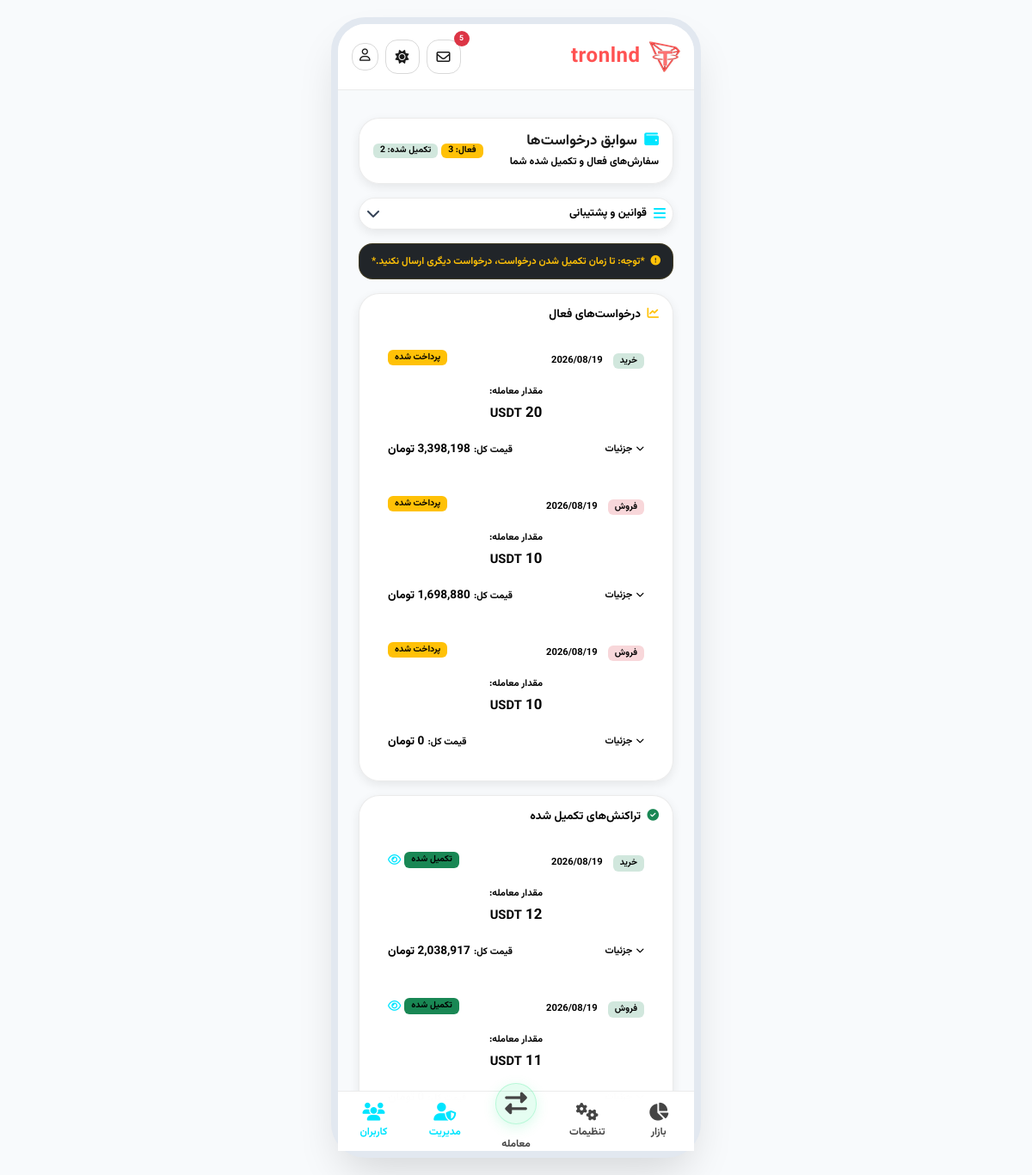
The page /transactions/history/ (signed in) on the database its author committed.
### transactions/models.py (models this page shows, shortened)
class Transaction(models.Model):
    BUY = 'BUY'
    SELL = 'SELL'
    TYPE_CHOICES = [
        (BUY, 'خرید'),
        (SELL, 'فروش'),
    ]
    STATUS_CHOICES = [
        ('paid', 'پرداخت شده'),
        ('rejected', 'رد شد'),
        ('completed', 'انجام شد'),
    ]
    user = models.ForeignKey(
        settings.AUTH_USER_MODEL,
        on_delete=models.CASCADE,
        related_name='transactions',
        verbose_name="کاربر"
    )
    request_type = models.CharField(
        max_length=10,
        choices=TYPE_CHOICES,
        verbose_name="نوع تراکنش"
    )
    CRYPTO_CHOICES = [
        ("BTC", "Bitcoin"),
        ("ETH", "Ethereum"),
        ("USDT", "Tether"),
        ("BNB", "BNB"),
        ("SOL", "Solana"),
        ("TRX", "Tron"),
        ("XRP", "Ripple"),
        ("PM", "Perfect Money"),
        ("TON", "Toncoin"),
        ("UTOPIA", "Utopia"),
    ]
    crypto_name = models.CharField(
        max_length=20,
        choices=CRYPTO_CHOICES,
        blank=True,
        null=True,
        verbose_name="نوع ارز"
    )
    amount = models.DecimalField(
        max_digits=20,
        decimal_places=8,
        blank=True,
        null=True,
        verbose_name="مقدار"
    )
    unit_price = models.DecimalField(
        max_digits=20,
        decimal_places=0,
        blank=True,
        null=True,
        verbose_name="قیمت واحد"
    )
    total_price = models.DecimalField(
        max_digits=25,
        decimal_places=0,
        blank=True,
        null=True,
        verbose_name="قیمت کل"
    )
    status = models.CharField(
        max_length=20,
        choices=STATUS_CHOICES,
        default='paid',  # Default to "پرداخت شده"
        verbose_name="وضعیت"
    )
    tx_hash = models.CharField(
        max_length=255,
        blank=True,
        null=True,
        verbose_name="هش تراکنش"
    )
    purchaser_full_name = models.CharField(max_length=200, blank=True, null=True, verbose_name="نام و نام خانوادگی خریدار")
    purchaser_card_number = models.CharField(max_length=20, blank=True, null=True, verbose_name="شماره کارت خریدار")
    purchaser_shaba_number = models.CharField(max_length=30, blank=True, null=True, verbose_name="شماره شبا خریدار")
    destination_address = models.CharField(max_length=255, blank=True, null=True, verbose_name="آدرس مقصد")
    deposit_reference = models.CharField(max_length=100, blank=True, null=True, verbose_name="شناسه واریزی بانکی")
    seller_full_name = models.CharField(max_length=200, blank=True, null=True, verbose_name="نام و نام خانوادگی فروشنده")
    seller_card_number = models.CharField(max_length=20, blank=True, null=True, verbose_name="شماره کارت فروشنده")
    seller_shaba_number = models.CharField(max_length=30, blank=True, null=True, verbose_name="شماره شبا فروشنده")
    wallet_address_bnb = models.CharField(max_length=255, blank=True, null=True, verbose_name="آدرس کیف پول BNB")
    wallet_address_btc = models.CharField(max_length=255, blank=True, null=True, verbose_name="آدرس کیف پول BTC")
    wallet_address_sol = models.CharField(max_length=255, blank=True, null=True, verbose_name="آدرس کیف پول SOL")
    admin_note = models.TextField(
        blank=True,
        null=True,
        verbose_name="یادداشت مدیریت"
    )
    final_approval = models.BooleanField(
        default=False,
        verbose_name="تایید نهایی مدیریت"
    )
    created_at = models.DateTimeField(auto_now_add=True, verbose_name="تاریخ ایجاد")
    class Meta:
        verbose_name = "تراکنش"
        verbose_name_plural = "تراکنش‌ها"
        ordering = ['-created_at']

### transactions/views.py (the view)
# urls.py: path('history/', views.request_history, name='request_history'),
@login_required
def request_history(request):
    transactions = Transaction.objects.filter(user=request.user).order_by('-created_at')
    active_transactions = transactions.exclude(status='completed')
    completed_transactions = transactions.filter(status='completed')
    return render(request, 'transactions/history.html', {
        'transactions': transactions,
        'active_transactions': active_transactions,
        'completed_transactions': completed_transactions,
        'telegram_url': 'https://t.me/tronlnd_support',
    })

### accounts/models.py (called while the page is built)
    @property
    def unread_messages_count(self):
        return self.admin_messages.filter(is_read=False).count()

### transactions/templates/transactions/history.html (shortened to what this page needs)
{% extends 'core/base.html' %}
{% load humanize %}
{% block content %}
<div class="container my-3 px-2 history-page">
    <div class="glass-card p-3 mb-3">
        <div class="d-flex justify-content-between align-items-center flex-wrap gap-2">
            <div>
                <h5 class="text-white fw-bold mb-1" style="font-size: 1.05rem;">
                    <i class="fa-solid fa-wallet text-cyan me-1"></i>
                    سوابق درخواست‌ها
                </h5>
                <p class="text-custom-muted small mb-0" style="font-size: 0.75rem;">
                    سفارش‌های فعال و تکمیل شده شما
                </p>
            </div>
            <div class="d-flex gap-1">
                <span class="badge bg-warning text-dark px-2 py-1.5" style="font-size: 0.65rem;">
                    فعال: {{ active_transactions.count }}
                </span>
                <span class="badge bg-success-subtle text-neon-green px-2 py-1.5" style="font-size: 0.65rem;">
                    تکمیل شده: {{ completed_transactions.count }}
                </span>
            </div>
        </div>
    </div>
    <div class="glass-card p-2 mb-3">
        <div class="d-flex justify-content-between align-items-center" data-bs-toggle="collapse" data-bs-target="#sideMenuCollapse" role="button" style="cursor: pointer;">
            <div class="d-flex align-items-center gap-2">
                <i class="fa-solid fa-bars text-cyan"></i>
                <span class="text-white fw-bold" style="font-size: 0.8rem;">قوانین و پشتیبانی</span>
            </div>
            <i class="fa-solid fa-chevron-down text-custom-muted" id="menuChevron"></i>
        </div>
    </div>
    <div class="alert alert-warning rounded-4 bg-dark mb-3 p-2 text-center" role="alert" style="border: 1px solid rgba(255,193,7,0.15);">
        <span class="text-warning fw-bold small" style="font-size: 0.72rem;">
            <i class="fa-solid fa-circle-exclamation me-1"></i>
            *توجه: تا زمان تکمیل شدن درخواست، درخواست دیگری ارسال نکنید.*
        </span>
    </div>
    <div class="glass-card p-3 mb-3">
        <h6 class="text-white fw-bold mb-3" style="font-size: 0.85rem;">
            <i class="fa-solid fa-chart-line text-warning me-1"></i>
            درخواست‌های فعال
        </h6>
        <div class="d-flex flex-column gap-2">
            {% for item in active_transactions %}
            <div class="p-3 rounded-4" style="background: rgba(255,255,255,0.02); border: 1px solid rgba(255,255,255,0.05); cursor: pointer;"
                 data-bs-toggle="collapse" data-bs-target="#activeCollapse{{ item.id }}">
                <div class="d-flex justify-content-between align-items-start mb-2">
                    <div>
                        <span class="badge {% if item.request_type == 'BUY' %}bg-success-subtle text-neon-green{% else %}bg-danger-subtle text-coral{% endif %} px-2 py-1" style="font-size: 0.65rem;">
                            {{ item.get_request_type_display }}
                        </span>
                        <span class="text-custom-muted ms-2" style="font-size: 0.7rem;">{{ item.created_at|date:"Y/m/d" }}</span>
                    </div>
                    <span class="badge bg-warning text-dark px-2 py-1" style="font-size: 0.65rem;">
                        {{ item.get_status_display }}
                    </span>
                </div>
                <div class="text-center py-2" style="border-top: 1px solid rgba(255,255,255,0.05); border-bottom: 1px solid rgba(255,255,255,0.05);">
                    <span class="text-custom-muted small d-block mb-1" style="font-size: 0.7rem;">مقدار معامله:</span>
                    <span class="fw-bold text-white" style="font-size: 1.05rem;">
                        {{ item.amount|floatformat:"-8"|default:"-" }} <span class="text-cyan small">{{ item.crypto_name|default:"ریالی" }}</span>
                    </span>
                </div>
                <div class="d-flex justify-content-between align-items-center mt-2">
                    <span class="text-custom-muted" style="font-size: 0.7rem;">
                        <i class="fa-solid fa-chevron-down me-1" style="font-size: 0.6rem;"></i>جزئیات
                    </span>
                    <div>
                        <span class="text-custom-muted" style="font-size: 0.7rem;">قیمت کل:</span>
                        <span class="fw-bold text-neon-green" style="font-size: 0.85rem;">
                            {{ item.total_price|intcomma }} تومان
                        </span>
                    </div>
                </div>
            </div>
            {% empty %}
            <p class="text-center text-custom-muted py-3 mb-0 small">تراکنش فعالی ندارید</p>
            {% endfor %}
        </div>
    </div>
    <div class="glass-card p-3 mb-3">
        <h6 class="text-white fw-bold mb-3" style="font-size: 0.85rem;">
            <i class="fa-solid fa-circle-check text-success me-1"></i>
            تراکنش‌های تکمیل شده
        </h6>
        <div class="d-flex flex-column gap-2">
            {% for item in completed_transactions %}
            <div class="p-3 rounded-4" style="background: rgba(255,255,255,0.02); border: 1px solid rgba(255,255,255,0.05); cursor: pointer;"
                 data-bs-toggle="collapse" data-bs-target="#completedCollapse{{ item.id }}">
                <div class="d-flex justify-content-between align-items-start mb-2">
                    <div>
                        <span class="badge bg-success-subtle text-neon-green px-2 py-1" style="font-size: 0.65rem;">
                            {{ item.get_request_type_display }}
                        </span>
                        <span class="text-custom-muted ms-2" style="font-size: 0.7rem;">{{ item.created_at|date:"Y/m/d" }}</span>
                    </div>
                    <div class="d-flex align-items-center gap-1">
                        <span class="badge bg-success px-2 py-1" style="font-size: 0.65rem;">تکمیل شده</span>
                        <i class="fa-regular fa-eye text-cyan" style="font-size: 0.85rem;"></i>
                    </div>
                </div>
                <div class="text-center py-2" style="border-top: 1px solid rgba(255,255,255,0.05); border-bottom: 1px solid rgba(255,255,255,0.05);">
                    <span class="text-custom-muted small d-block mb-1" style="font-size: 0.7rem;">مقدار معامله:</span>
                    <span class="fw-bold text-white" style="font-size: 1.05rem;">
                        {{ item.amount|floatformat:"-8"|default:"-" }} <span class="text-cyan small">{{ item.crypto_name|default:"ریالی" }}</span>
                    </span>
                </div>
                <div class="d-flex justify-content-between align-items-center mt-2">
                    <span class="text-custom-muted" style="font-size: 0.7rem;">
                        <i class="fa-solid fa-chevron-down me-1" style="font-size: 0.6rem;"></i>جزئیات
                    </span>
                    <div>
                        <span class="text-custom-muted" style="font-size: 0.7rem;">قیمت کل:</span>
                        <span class="fw-bold text-neon-green" style="font-size: 0.85rem;">
                            {{ item.total_price|intcomma }} تومان
                        </span>
                    </div>
                </div>
            </div>
            {% empty %}
            <p class="text-center text-custom-muted py-3 mb-0 small">هنوز تراکنش تکمیل شده‌ای وجود ندارد</p>
            {% endfor %}
        </div>
    </div>
</div>
{% endblock %}

### core/templates/core/base.html (style rules this page uses)
:root { --bg-main: #0B0E14; --bg-card: rgba(20, 26, 38, 0.65); --accent-green: #00E676; --accent-coral: #FF5252; --accent-cyan: #00E5FF; --border-glass: rgba(255, 255, 255, 0.05); --text-muted: #8F9CAE; --light-bg-main: #F8FAFC; --light-bg-card: rgba(255, 255, 255, 0.9); --light-text-color: #1a1a1a; --light-border-glass: rgba(0, 0, 0, 0.08); --light-shadow-color: rgba(0, 0, 0, 0.08); }
body { background-color: var(--bg-main); background-image: radial-gradient(circle at 10% 20%, rgba(0, 230, 118, 0.04) 0%, transparent 40%), radial-gradient(circle at 90% 80%, rgba(0, 229, 255, 0.04) 0%, transparent 40%); color: #FFFFFF; font-family: 'Vazirmatn', sans-serif; font-weight: 500; min-height: 100vh; margin-bottom: 85px; overflow-x: hidden; }
body.light-mode { background-color: var(--light-bg-main); background-image: none; color: var(--light-text-color); }
body.light-mode .glass-card { background: var(--light-bg-card); border: 1px solid var(--light-border-glass); box-shadow: 0 4px 12px 0 var(--light-shadow-color); }
body.light-mode .modal-title, body.light-mode .text-white, body.light-mode .btn-close-white { color: var(--light-text-color) !important; }
body.light-mode h1, body.light-mode h2, body.light-mode h3, body.light-mode h4, body.light-mode h5, body.light-mode h6 { font-weight: 800 !important; }
body.light-mode .text-white { color: #1a1a1a !important; font-weight: 700; }
body.light-mode .fw-bold { font-weight: 800 !important; }
body.light-mode .glass-card p, body.light-mode .glass-card li, body.light-mode .glass-card span, body.light-mode .glass-card label, body.light-mode .glass-card small, body.light-mode .glass-card h6 { font-weight: 700 !important; color: #000000 !important; }
body.light-mode .text-custom-muted { color: #334155 !important; }
.glass-card { background: var(--bg-card); backdrop-filter: blur(20px); -webkit-backdrop-filter: blur(20px); border: 1px solid var(--border-glass); border-radius: 24px; box-shadow: 0 8px 32px 0 rgba(0, 0, 0, 0.37); transition: all 0.3s ease; }
.text-neon-green { color: var(--accent-green); }
.text-cyan { color: var(--accent-cyan); }
.text-coral { color: var(--accent-coral); }
.text-custom-muted { color: var(--text-muted); }

### rows shown on the page
Transaction: request_type "خرید", created_at "2026/08/19", status "پرداخت شده", amount "20", crypto_name "USDT"
Transaction: request_type "فروش", created_at "2026/08/19", status "پرداخت شده", amount "10", crypto_name "USDT"
Transaction: request_type "فروش", created_at "2026/08/19", status "پرداخت شده", amount "10", crypto_name "USDT"
Transaction: request_type "خرید", created_at "2026/08/19", amount "12", crypto_name "USDT"
Transaction: request_type "فروش", created_at "2026/08/19", amount "11", crypto_name "USDT"

### other values the page prints
{{ unread_count }} "5"
{{ active_transactions.count }} "3"
{{ completed_transactions.count }} "2"
